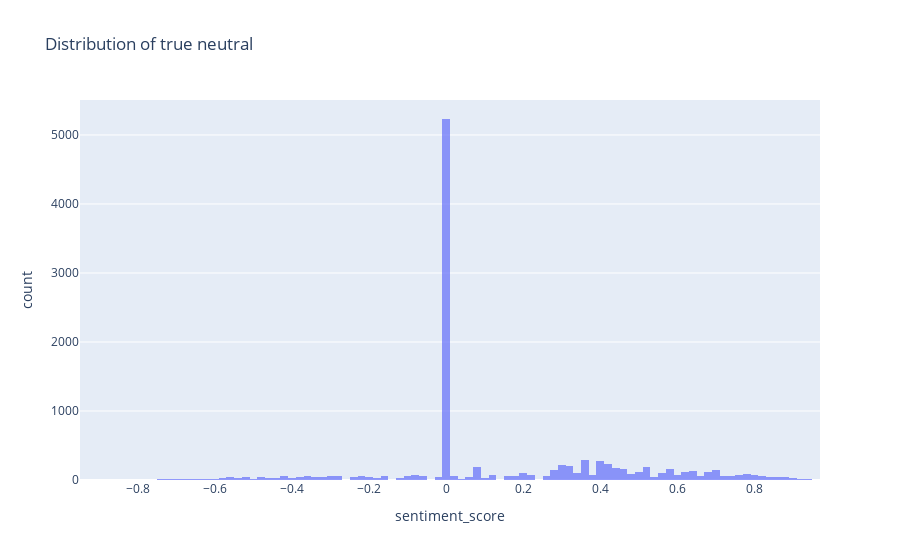

The cell this chart's notebook holds for it:
### Code cell
px.histogram(
    df2[df2["sentiment"] == "neutral"],
    x="sentiment_score",
    opacity=0.7,
    title="Distribution of true neutral",
)

### Figure 1 — Plotly figure (JSON) as saved in the notebook; plotly's stock layout.template omitted (floating-point values rounded to 4 significant figures; data arrays with more than 128 entries replaced by an {"elided": "..."} marker saying what was removed)
{"data": [{"alignmentgroup": "True", "bingroup": "x", "hovertemplate": "sentiment_score=%{x}<br>count=%{y}<extra></extra>", "legendgroup": "", "marker": {"color": "#636efa", "opacity": 0.7, "pattern": {"shape": ""}}, "name": "", "offsetgroup": "", "orientation": "v", "showlegend": false, "type": "histogram", "x": {"elided": "11118 float values"}, "xaxis": "x", "yaxis": "y"}], "layout": {"barmode": "relative", "legend": {"tracegroupgap": 0}, "title": {"text": "Distribution of true neutral"}, "xaxis": {"anchor": "y", "domain": [0, 1], "title": {"text": "sentiment_score"}}, "yaxis": {"anchor": "x", "domain": [0, 1], "title": {"text": "count"}}}}
